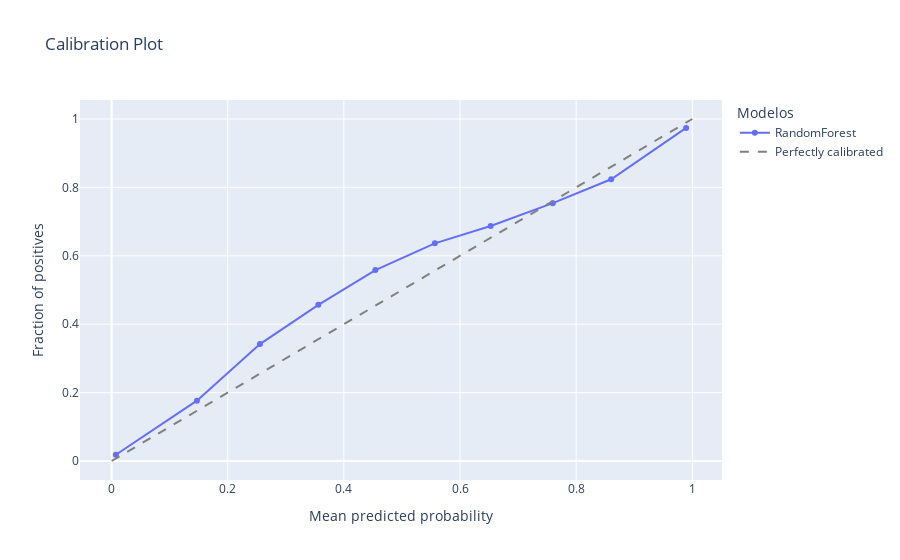

Write notebook code for a chart like this one.
### Code cell
y_prob = clf.predict_proba(X_test)
y_prob = y_prob[:, 1]
v_prob_true, v_prob_pred = calibration_curve(y_test, y_prob, n_bins=10)
l_loss = log_loss(y_test, y_prob)
brier_loss = brier_score_loss(y_test, y_prob)

fig = go.Figure()

# Add traces for each model

fig.add_trace(go.Scatter(x=v_prob_pred, y=v_prob_true, mode='lines+markers', name="RandomForest"))

# Add a trace for the perfectly calibrated line
fig.add_trace(go.Scatter(x=[0, 1], y=[0, 1], mode='lines', name='Perfectly calibrated', line=dict(dash='dash', color='grey')))

fig.update_layout(
    title="Calibration Plot",
    xaxis_title="Mean predicted probability",
    yaxis_title="Fraction of positives",
    legend_title="Modelos",
    autosize=False,
)

fig.show()

### Figure 1 — Plotly figure (JSON) as saved in the notebook; plotly's stock layout.template omitted (floating-point values rounded to 4 significant figures)
{"data": [{"mode": "lines+markers", "name": "RandomForest", "type": "scatter", "x": [0.007212, 0.1468, 0.2554, 0.356, 0.4542, 0.5566, 0.6528, 0.7598, 0.8603, 0.9895], "y": [0.01815, 0.1765, 0.3419, 0.4567, 0.5583, 0.6364, 0.687, 0.754, 0.8238, 0.974]}, {"line": {"color": "grey", "dash": "dash"}, "mode": "lines", "name": "Perfectly calibrated", "type": "scatter", "x": [0, 1], "y": [0, 1]}], "layout": {"autosize": false, "legend": {"title": {"text": "Modelos"}}, "title": {"text": "Calibration Plot"}, "xaxis": {"title": {"text": "Mean predicted probability"}}, "yaxis": {"title": {"text": "Fraction of positives"}}}}
